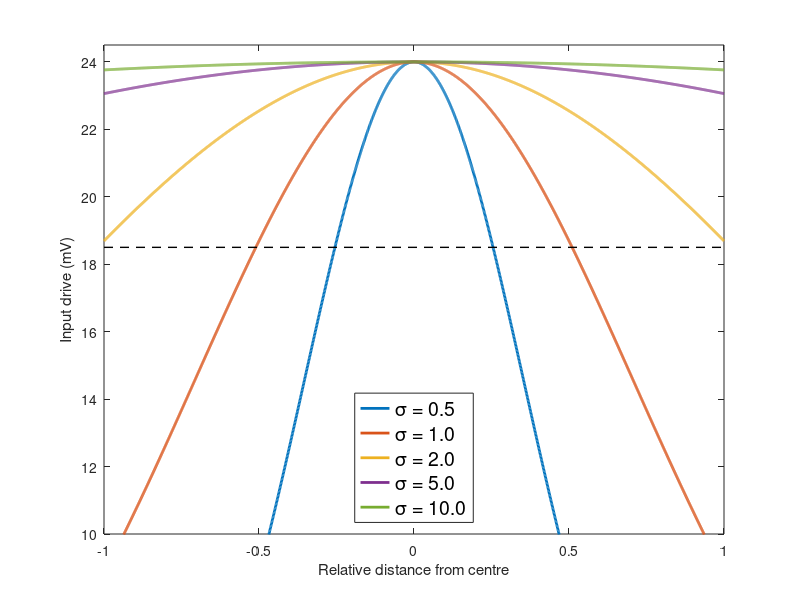

Recreate this plot in MATLAB.
% Input spread illustration

close all;

Ie_max =  24;
sigma_vec = [0.5 1 2 5 10];
thr = 18.5;

d = -1:0.001:1;

fontSize = 16;
subplot(1,1,1, 'FontSize', fontSize);

it = 1;
for sigma = sigma_vec
    plot(d, Ie_max*exp(-d.^2./sigma^2), 'LineWidth', 2);
    hold all;
    leg{it} = sprintf('\\sigma = %.1f', sigma);
    it = it+1;
end

plot([-1 1], [thr thr], '--k', 'LineWidth', 1);
xlabel('Relative distance from centre');
ylabel('Input drive (mV)');
ylim([10 Ie_max+0.5]);
legend(leg, 'Location', 'south', 'FontSize', fontSize-2);
